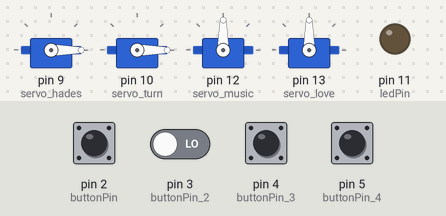
Recording of a sketch running on a simulated Arduino Uno, built with avr-gcc and run on an emulated ATmega328P. On the bench: 4 × servo, output pins drawn as LEDs (lit = HIGH). The inputs (shaded band) are chosen by the test bench; at power-on: pin 2 (buttonPin), pin 3 (buttonPin_2), pin 4 (buttonPin_3), pin 5 (buttonPin_4) LOW.

Above: at 1.2 s.
1.3 s: pin 2 (buttonPin) pulled HIGH for 0.15 s
At 1.8 s:
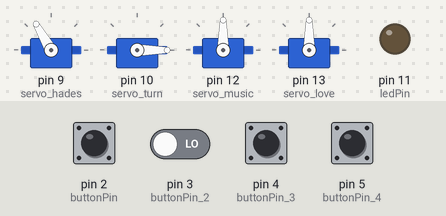
2.9 s: pin 2 (buttonPin) driven HIGH and pin 3 (buttonPin_2) driven HIGH
5.9 s: pin 2 (buttonPin) driven LOW
At 6.8 s:
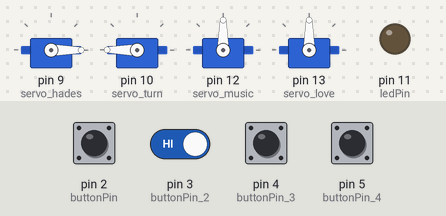
7.8 s: pin 2 (buttonPin) driven HIGH
At 9.0 s:
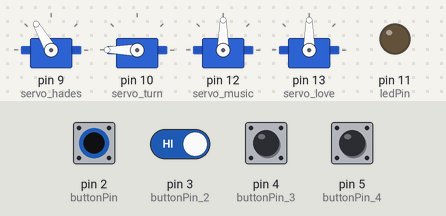
9.3 s: pin 3 (buttonPin_2) driven LOW
12.3 s: pin 4 (buttonPin_3) pulled HIGH for 1 s
At 14.2 s:
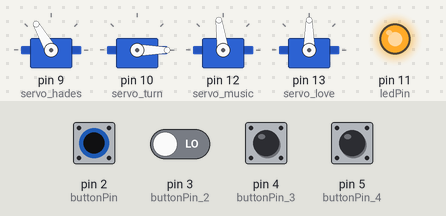
Timing chart, 0 to 19.3 s (numbered marks = the images above; inputs shaded):
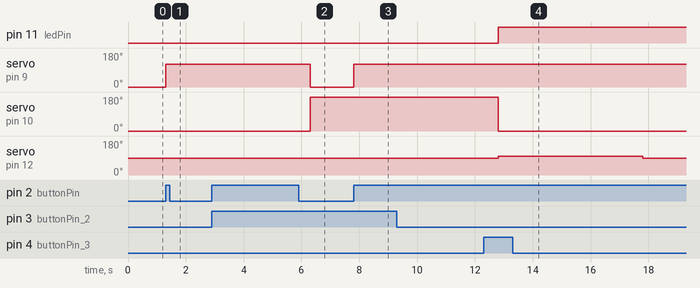

Measured:
- after the input at 1.3 s, servo on pin 9 (servo_hades): 0° → 120° at once
- after the input at 2.9 s, every drawn part: stays the same
- after the input at 5.9 s, pin 11 (ledPin): stays LOW (without the input it goes to HIGH after 0.40 s); servo on pin 9 (servo_hades): 120° → 0° after 0.40 s
- after the input at 7.8 s, servo on pin 9 (servo_hades): 0° → 120° at once
- after the input at 9.3 s, every drawn part: stays the same
- after the input at 12.3 s, servo on pin 12 (servo_music): 90° → 98° after 0.50 s, → 90° 5.0 s later

The sketch:

once_upon_an_arduino.ino
```cpp
#include <Servo.h>

Servo servo_hades; //180 servo
Servo servo_turn; //180 servo
Servo servo_music; //360 servo
Servo servo_love; //360 servo

const int ledPin = 11;

//switches
const int buttonPin = 2; //hades switch
const int buttonPin_2 = 3; //orpheus turn switch
const int buttonPin_3 = 4; //music rotate switch
const int buttonPin_4 = 5; //hearts rotate switch


void setup() {
  servo_hades.attach(9);
  pinMode(buttonPin, INPUT);

  servo_turn.attach(10);
  pinMode(buttonPin_2, INPUT);

  pinMode(ledPin, OUTPUT);

  servo_music.attach(12);
  pinMode(buttonPin_3, INPUT);

  servo_love.attach(13);
  pinMode(buttonPin_4, INPUT);
}

void loop() {

  //flip up hades
  //servo is triggered to turn up 120 degrees
  if (digitalRead(buttonPin) == HIGH) {
    servo_hades.write(120); //move
    delay(5000); //wait for about 5 seconds
    digitalWrite(ledPin, HIGH); //turn led on

  } else {
    servo_hades.write(0); //not move
    digitalWrite(ledPin, LOW); //keep led off
  }


  //orpheus turning around
  //servo is triggered to turn 180 degrees
  if (digitalRead(buttonPin_2) == HIGH) {
    servo_turn.write(180); //turn orpheus around
  } else {
    servo_turn.write(0); //starting position
  }

  //the world singing with orpheus
  //servo is triggered to rotate 360 degrees slowly
  if (digitalRead(buttonPin_3) == HIGH) {
    servo_music.write(98); //begin spin
  } else {
    servo_music.write(90); //don't spin
  }

  //orpheus and eurydice fall in love
  //servo is triggereed to rotate 360 degrees slowly
  if (digitalRead(buttonPin_4) == HIGH) {
    servo_love.write(98); //begin spin
  } else {
    servo_love.write(90); //don't spin
  }


}
```
